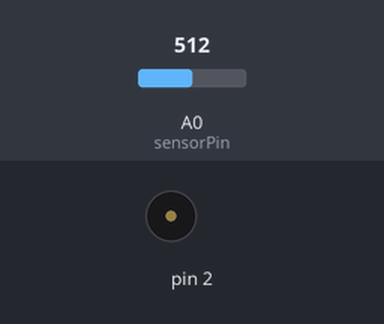
A sketch run on a simulated Arduino Uno, built with avr-gcc and run on an emulated ATmega328P. Parts: buzzer (waves = sounding). The inputs (shaded band) are chosen by the test bench; at power-on: A0 (sensorPin) = 512.

Above: at 1.2 s.
1.3 s: A0 (sensorPin) set to 55
2.8 s: A0 (sensorPin) set to 45
At 3.3 s:
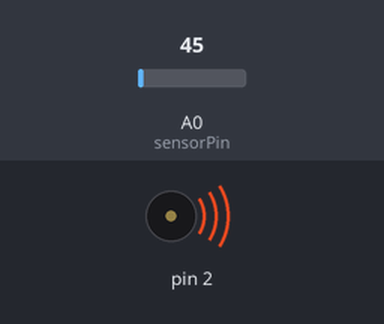
5.8 s: A0 (sensorPin) set to 122
At 6.8 s:
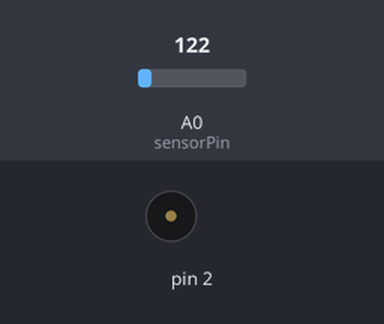
7.3 s: A0 (sensorPin) set to 40
At 7.9 s:
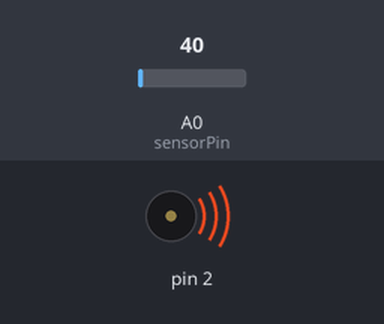
Timing chart, 0 to 11.3 s (numbered marks = the images above; inputs shaded):
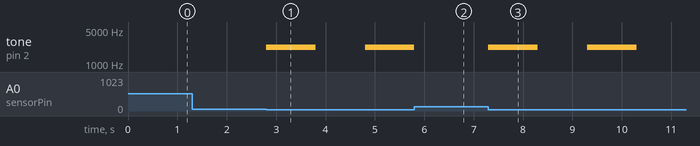

Measured:
- the behaviour switches between 50 and 49 on A0 (sensorPin) (found by bisection; images 0 and 1)
- after the input at 1.3 s, every drawn part: stays the same
- after the input at 2.8 s, tone on pin 2: silent → 2200 Hz at once, → silent 1.0 s later, → 2200 Hz 1.0 s later
- after the input at 5.8 s, tone on pin 2: goes on until 5.8 s, then stays silent
- after the input at 7.3 s, tone on pin 2: alternates 2200 Hz for 1.0 s and silent for 1.0 s, starting at once

The sketch:

ldr_led.ino
```cpp
int sensorPin = A0; // select the input pin for ldr
int sensorValue = 0; // variable to store the value coming from the sensor
void setup()
{
pinMode(2,OUTPUT);
Serial.begin(9600); //sets serial port for communication
}
void loop()
{
  sensorValue = analogRead(sensorPin);
  if (sensorValue < 50)
  {
    digitalWrite(2,HIGH);
    tone(2,2200,1000);
    delay(1000);
    digitalWrite(2,LOW);
    delay(1000);
  }
  else
  {
    digitalWrite(2,LOW);
  }
}
```
